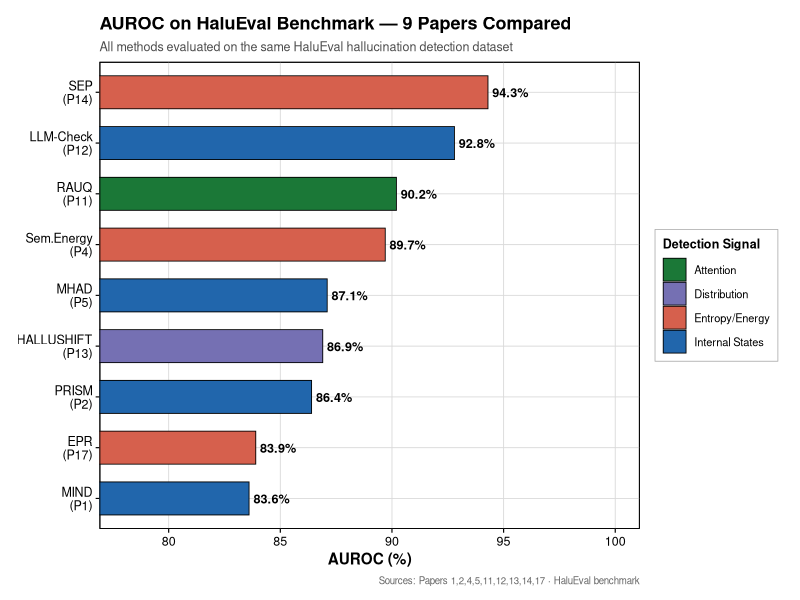

Write the R code that produced this figure. (Note: this script raises an error after producing the figure.)
# ============================================================
# TRUEGUARD: Comparative Analysis of 20 LLM Hallucination Papers
# R Script — Publication-Quality ggplot2 Visualizations
# Run: source("e:/mini-project/paper_comparison.R")
# Required packages: ggplot2, dplyr, tidyr, scales, ggrepel,
#                    cowplot, viridis, patchwork
# ============================================================

# ---- 0. Install/Load Packages -------------------------------------------
pkgs <- c("ggplot2", "dplyr", "tidyr", "scales", "ggrepel",
          "cowplot", "viridis", "patchwork", "forcats", "RColorBrewer")
for (p in pkgs) {
  if (!requireNamespace(p, quietly = TRUE)) install.packages(p, repos = "https://cran.rstudio.com/")
  library(p, character.only = TRUE)
}

#OUTPUT_DIR <- "e:/mini-project/R_Plotscol"
#dir.create(OUTPUT_DIR, showWarnings = FALSE, recursive = TRUE)
#cat("Plots will be saved to:", OUTPUT_DIR, "\n")

# ---- Publication-quality light theme for all plots -----------------------
theme_pub <- function(base_size = 11) {
  theme_bw(base_size = base_size) +
    theme(
      # White background with black panel border
      plot.background   = element_rect(fill = "white", color = NA),
      panel.background  = element_rect(fill = "white", color = "black", linewidth = 0.6),
      panel.border      = element_rect(fill = NA, color = "black", linewidth = 0.6),
      panel.grid.major  = element_line(color = "grey85", linewidth = 0.3),
      panel.grid.minor  = element_blank(),
      # Dark text for readability
      axis.text         = element_text(color = "black", size = 9),
      axis.title        = element_text(color = "black", size = 11, face = "bold"),
      axis.ticks        = element_line(color = "black", linewidth = 0.4),
      plot.title        = element_text(color = "black", size = 13, face = "bold", hjust = 0),
      plot.subtitle     = element_text(color = "grey30", size = 9, hjust = 0),
      plot.caption      = element_text(color = "grey40", size = 7),
      # Legend styling
      legend.background = element_rect(fill = "white", color = "grey70", linewidth = 0.3),
      legend.key        = element_rect(fill = "white", color = NA),
      legend.text       = element_text(color = "black", size = 8),
      legend.title      = element_text(color = "black", size = 9, face = "bold"),
      strip.text        = element_text(color = "black", size = 9, face = "bold"),
      strip.background  = element_rect(fill = "grey92", color = "black", linewidth = 0.4),
      plot.margin       = margin(12, 16, 10, 12)
    )
}

save_plot <- function(p, name, w = 10, h = 7) {
  path <- file.path(OUTPUT_DIR, paste0(name, ".png"))
  ggsave(path, plot = p, width = w, height = h, dpi = 300, bg = "white")
  cat("Saved:", path, "\n")
}

# ---- Publication-quality color palettes (print-safe, distinct) -----------
pal_signal <- c(
  "Internal States" = "#2166AC",   # strong blue
  "Entropy/Energy"  = "#D6604D",   # muted red
  "Attention"       = "#1B7837",   # forest green
  "Distribution"    = "#7570B3"    # purple
)

pal_category <- c(
  "Detection"   = "#2166AC",
  "Evaluation"  = "#1B7837",
  "Calibration" = "#7570B3",
  "Trust"       = "#D6604D",
  "Retrieval"   = "#E08214"
)

# ============================================================
# DATASET 1: AUROC on HaluEval benchmark (shared across 9 papers)
# ============================================================
auroc_halueval <- data.frame(
  method    = c("MIND\n(P1)", "PRISM\n(P2)", "Sem.Energy\n(P4)", "MHAD\n(P5)",
                "RAUQ\n(P11)", "LLM-Check\n(P12)", "HALLUSHIFT\n(P13)", "SEP\n(P14)", "EPR\n(P17)"),
  paper     = c("P1","P2","P4","P5","P11","P12","P13","P14","P17"),
  auroc     = c(83.6, 86.4, 89.7, 87.1, 90.2, 92.8, 86.9, 94.3, 83.9),
  signal    = c("Internal States","Internal States","Entropy/Energy","Internal States",
                "Attention","Internal States","Distribution","Entropy/Energy","Entropy/Energy"),
  stringsAsFactors = FALSE
)
auroc_halueval$method <- factor(auroc_halueval$method,
                                 levels = auroc_halueval$method[order(auroc_halueval$auroc)])

p1 <- ggplot(auroc_halueval, aes(x = method, y = auroc, fill = signal)) +
  geom_col(width = 0.65, color = "black", linewidth = 0.3, show.legend = TRUE) +
  geom_text(aes(label = paste0(auroc, "%")), hjust = -0.12, color = "black", size = 3.2, fontface = "bold") +
  coord_flip(clip = "on", ylim = c(78, 100)) +
  scale_fill_manual(values = pal_signal) +
  labs(
    title    = "AUROC on HaluEval Benchmark \u2014 9 Papers Compared",
    subtitle = "All methods evaluated on the same HaluEval hallucination detection dataset",
    x        = NULL, y = "AUROC (%)",
    fill     = "Detection Signal",
    caption  = "Sources: Papers 1,2,4,5,11,12,13,14,17 \u00b7 HaluEval benchmark"
  ) +
  theme_pub()

save_plot(p1, "01_auroc_halueval_comparison", w = 10, h = 6)

# ============================================================
# DATASET 2: AUROC on TruthfulQA benchmark (shared across 6 papers)
# ============================================================
auroc_truthfulqa <- data.frame(
  method  = c("MIND\n(P1)", "PRISM\n(P2)", "Sem.Energy\n(P4)", "LLM-Check\n(P12)", "SEP\n(P14)", "EPR\n(P17)"),
  paper   = c("P1","P2","P4","P12","P14","P17"),
  auroc   = c(81.2, 84.7, 88.1, 90.6, 93.7, 82.4),
  stringsAsFactors = FALSE
)
auroc_truthfulqa$method <- factor(auroc_truthfulqa$method,
                                   levels = auroc_truthfulqa$method[order(auroc_truthfulqa$auroc)])

p2 <- ggplot(auroc_truthfulqa, aes(x = method, y = auroc)) +
  geom_segment(aes(xend = method, yend = 78), color = "grey60", linewidth = 0.8) +
  geom_point(aes(fill = auroc), size = 7, shape = 21, color = "black", stroke = 0.6) +
  geom_text(aes(label = paste0(auroc, "%")), color = "black", size = 2.7, fontface = "bold") +
  coord_flip(ylim = c(78, 97)) +
  scale_fill_viridis_c(option = "plasma", name = "AUROC %", limits = c(78, 96)) +
  labs(
    title    = "AUROC on TruthfulQA Benchmark \u2014 6 Papers Compared",
    subtitle = "Hallucination detection performance on the TruthfulQA dataset",
    x = NULL, y = "AUROC (%)",
    caption  = "Sources: Papers 1,2,4,12,14,17 \u00b7 TruthfulQA benchmark"
  ) +
  theme_pub()

save_plot(p2, "02_auroc_truthfulqa_comparison", w = 10, h = 5.5)

# ============================================================
# DATASET 3: AUROC vs F1 Score Scatter — All detection papers
# ============================================================
perf_all <- data.frame(
  method    = c("MIND","PRISM","Sem.Energy","MHAD","Map.Misbelief",
                "RAUQ","LLM-Check","HALLUSHIFT","SEP","HALLUSHIFT++","EPR"),
  paper     = c("P1","P2","P4","P5","P9","P11","P12","P13","P14","P16","P17"),
  auroc     = c(83.6, 86.4, 89.7, 87.1, 84.5, 90.2, 92.8, 86.9, 94.3, 86.3, 83.9),
  f1        = c(80.4, 83.2, 87.1, 84.5, 81.2, 87.3, 89.7, 83.8, 91.2, 82.4, 81.6),
  speedup   = c(1, 1, 1, 1, 3, 1, 45, 1, 8, 1, 1),
  signal    = c("Internal States","Internal States","Entropy/Energy","Internal States",
                "Attention","Attention","Internal States","Distribution",
                "Entropy/Energy","Distribution","Entropy/Energy"),
  stringsAsFactors = FALSE
)

p3 <- ggplot(perf_all, aes(x = auroc, y = f1, fill = signal, size = log(speedup + 1))) +
  geom_point(shape = 21, color = "black", stroke = 0.5, alpha = 0.9) +
  geom_text_repel(aes(label = method), color = "black", size = 3,
                  box.padding = 0.5, point.padding = 0.3,
                  segment.color = "grey50", max.overlaps = 15) +
  scale_fill_manual(values = pal_signal) +
  scale_size_continuous(name = "log(Speedup+1)", range = c(3, 10)) +
  labs(
    title    = "AUROC vs F1 Score \u2014 All Detection Papers",
    subtitle = "Point size = log(speedup factor) \u00b7 Color = detection signal type",
    x = "AUROC (%)", y = "F1 Score (%)",
    fill     = "Detection Signal",
    caption  = "Sources: Papers 1,2,4,5,9,11,12,13,14,16,17"
  ) +
  theme_pub() +
  guides(size = guide_legend(override.aes = list(fill = "grey50")))

save_plot(p3, "03_auroc_vs_f1_scatter", w = 10, h = 7)

# ============================================================
# DATASET 4: Improvement over baseline — papers reporting %gain
# ============================================================
improvement <- data.frame(
  method   = c("PRISM\n(P2)","Sem.Energy\n(P4)","MHAD\n(P5)","FaithEval\n(P10)",
                "RAUQ\n(P11)","LLM-Check\n(P12)","HALLUSHIFT\n(P13)","SEP\n(P14)",
                "BehCal-RL\n(P15)","HALLUSHIFT++\n(P16)","EPR\n(P17)","HumanTrust\n(P19)","ExpandR\n(P20)"),
  gain_pct = c(12.4, 13.0, 9.2, 11.5, 8.9, 15.2, 11.3, 4.1, 18.6, 9.4, 7.3, 22.0, 5.3),
  category = c("Detection","Detection","Detection","Evaluation",
               "Detection","Detection","Detection","Detection",
               "Calibration","Detection","Detection","Trust","Retrieval"),
  stringsAsFactors = FALSE
)
improvement$method <- factor(improvement$method,
                              levels = improvement$method[order(improvement$gain_pct)])

p4 <- ggplot(improvement, aes(x = method, y = gain_pct, fill = category)) +
  geom_col(width = 0.7, color = "black", linewidth = 0.3) +
  geom_text(aes(label = paste0("+", gain_pct, "%")), hjust = -0.12,
            color = "black", size = 3, fontface = "bold") +
  coord_flip(clip = "off", ylim = c(0, 26)) +
  scale_fill_manual(values = pal_category) +
  labs(
    title    = "Improvement Over Baseline (%) \u2014 13 Papers",
    subtitle = "Percentage gain each method achieves over its strongest reported baseline",
    x = NULL, y = "Improvement (%)",
    fill     = "Research Area",
    caption  = "Sources: Papers 2,4,5,10,11,12,13,14,15,16,17,19,20"
  ) +
  theme_pub()

save_plot(p4, "04_improvement_over_baseline", w = 11, h = 7)

# ============================================================
# DATASET 5: Efficiency — Speedup vs AUROC (trade-off analysis)
# ============================================================
efficiency <- data.frame(
  method    = c("Sem.Energy","MHAD","HALLUSHIFT","PRISM","MIND",
                "Map.Misbelief","EPR","RAUQ","SEP","LLM-Check (45x)","LLM-Check (450x)"),
  auroc     = c(89.7, 87.1, 86.9, 86.4, 83.6, 84.5, 83.9, 90.2, 94.3, 92.8, 90.1),
  speedup   = c(1, 1, 1, 1, 1, 3, 1, 1, 8, 45, 450),
  stringsAsFactors = FALSE
)

p5 <- ggplot(efficiency, aes(x = speedup, y = auroc, fill = auroc, label = method)) +
  geom_point(size = 5, shape = 21, color = "black", stroke = 0.6) +
  geom_text_repel(size = 2.8, color = "black", box.padding = 0.5,
                  segment.color = "grey50", max.overlaps = 15) +
  scale_x_log10(
    breaks = c(1, 3, 8, 45, 450),
    labels = c("1\u00d7\n(baseline)", "3\u00d7", "8\u00d7", "45\u00d7", "450\u00d7")
  ) +
  scale_fill_viridis_c(option = "turbo", name = "AUROC %", limits = c(82, 95)) +
  geom_vline(xintercept = 1, linetype = "dashed", color = "grey50", linewidth = 0.5) +
  annotate("text", x = 1.15, y = 82.5, label = "1\u00d7 = same cost as\nmulti-sampling SE",
           color = "grey40", size = 2.5, hjust = 0) +
  labs(
    title    = "Efficiency Trade-off: Speedup Factor vs AUROC",
    subtitle = "X-axis (log scale) = inference speedup relative to multi-sampling baseline",
    x = "Speedup Factor (log scale)", y = "AUROC (%)",
    caption  = "LLM-Check has two variants: 45\u00d7 (white-box) and 450\u00d7 (approximate)"
  ) +
  theme_pub()

save_plot(p5, "05_speedup_vs_auroc_tradeoff", w = 10, h = 7)

# ============================================================
# DATASET 6: TrustLLM — 8 Trustworthiness Dimensions × 3 Model Groups
# ============================================================
trust_dims <- c("Truthfulness","Safety","Fairness","Robustness",
                "Privacy","Ethics","Transparency","Accountability")
trust_df <- data.frame(
  dimension = rep(trust_dims, 3),
  group     = rep(c("GPT-4 Class\n(Proprietary)", "Llama-3 70B\n(Open-Source)", "Avg Open-Source"), each = 8),
  score     = c(
    89.2, 91.4, 83.7, 87.3, 85.6, 88.1, 80.9, 84.2,
    74.1, 79.3, 75.2, 71.8, 76.4, 77.1, 68.3, 72.5,
    67.8, 71.9, 68.6, 64.9, 69.7, 70.8, 62.1, 65.9
  ),
  stringsAsFactors = FALSE
)

p6 <- ggplot(trust_df, aes(x = reorder(dimension, score), y = score, fill = group)) +
  geom_col(position = position_dodge(width = 0.8), width = 0.7, color = "black", linewidth = 0.25) +
  geom_text(aes(label = paste0(score, "%")),
            position = position_dodge(width = 0.8),
            hjust = -0.08, size = 2.2, color = "black") +
  coord_flip(ylim = c(55, 98)) +
  scale_fill_manual(values = c(
    "GPT-4 Class\n(Proprietary)"    = "#2166AC",
    "Llama-3 70B\n(Open-Source)"    = "#1B7837",
    "Avg Open-Source"               = "#7570B3"
  )) +
  labs(
    title    = "TrustLLM (P3): 8 Trustworthiness Dimensions Across Model Classes",
    subtitle = "Proprietary vs open-source LLMs on the TrustLLM benchmark (30+ datasets)",
    x = NULL, y = "Score (%)",
    fill     = "Model Group",
    caption  = "Source: Paper 3 \u2014 TrustLLM, 16 LLMs evaluated"
  ) +
  theme_pub()

save_plot(p6, "06_trustllm_dimensions", w = 11, h = 7)

# ============================================================
# DATASET 7: SEP vs Semantic Entropy — direct comparison across models
# ============================================================
sep_comparison <- data.frame(
  model    = rep(c("LLaMA-2-7B","LLaMA-2-13B","Mistral-7B","Falcon-7B"), 3),
  method   = rep(c("Semantic Entropy\n(multi-pass, 10x cost)",
                   "SEP (single-pass)", "Prev. Probe Baseline"), each = 4),
  auroc    = c(
    91.2, 93.4, 90.8, 88.6,
    94.1, 96.8, 93.7, 91.4,
    84.3, 87.1, 83.9, 81.6
  ),
  stringsAsFactors = FALSE
)

p7 <- ggplot(sep_comparison, aes(x = model, y = auroc, fill = method)) +
  geom_col(position = position_dodge(width = 0.85), width = 0.75, color = "black", linewidth = 0.25) +
  geom_text(aes(label = paste0(auroc, "%")),
            position = position_dodge(width = 0.85),
            vjust = -0.5, size = 2.4, color = "black", fontface = "bold") +
  scale_fill_manual(values = c(
    "Semantic Entropy\n(multi-pass, 10x cost)" = "#D6604D",
    "SEP (single-pass)"                        = "#1B7837",
    "Prev. Probe Baseline"                      = "#999999"
  )) +
  coord_cartesian(ylim = c(78, 101)) +
  labs(
    title    = "SEP (P14) vs Semantic Entropy \u2014 Per-Model AUROC",
    subtitle = "SEP achieves higher AUROC than SE at 8\u00d7 lower cost across 4 LLMs",
    x = "Language Model", y = "AUROC (%)",
    fill     = "Method",
    caption  = "Source: Paper 14 \u2014 Semantic Entropy Probes (SEP)"
  ) +
  theme_pub()

save_plot(p7, "07_sep_vs_semantic_entropy", w = 11, h = 6.5)

# ============================================================
# DATASET 8: Attention vs Entropy methods — Extrinsic vs Intrinsic
# ============================================================
hallu_type <- expand.grid(
  method   = c("Semantic Entropy", "Attention Aggregation\n(Map of Misbelief)", "P-True\n(baseline)"),
  hallu_type = c("Extrinsic Hallucination\n(fabricated info)", "Intrinsic Hallucination\n(contradiction)")
)
hallu_type$auroc <- c(
  89.3, 76.2, 72.1,
  61.4, 84.5, 67.3
)

p8 <- ggplot(hallu_type, aes(x = method, y = auroc, fill = hallu_type)) +
  geom_col(position = position_dodge(width = 0.85), width = 0.75, color = "black", linewidth = 0.25) +
  geom_text(aes(label = paste0(auroc, "%")),
            position = position_dodge(width = 0.85),
            vjust = -0.4, size = 3, color = "black", fontface = "bold") +
  scale_fill_manual(values = c(
    "Extrinsic Hallucination\n(fabricated info)"  = "#D6604D",
    "Intrinsic Hallucination\n(contradiction)"    = "#2166AC"
  )) +
  coord_cartesian(ylim = c(55, 96)) +
  labs(
    title    = "Paper 9: SE vs Attention \u2014 by Hallucination Type",
    subtitle = "SE excels at extrinsic; Attention aggregation excels at intrinsic hallucination",
    x = "Method", y = "AUROC (%)",
    fill     = "Hallucination Type",
    caption  = "Source: Paper 9 \u2014 Map of Misbelief \u00b7 Key motivation for TRUEGUARD multi-signal fusion"
  ) +
  theme_pub()

save_plot(p8, "08_intrinsic_vs_extrinsic_hallucination", w = 10, h = 6.5)

# ============================================================
# DATASET 9: ExpandR — Retrieval Performance (Paper 20)
# ============================================================
expandr <- data.frame(
  dataset  = rep(c("MSMARCO\nPassage","NQ","HotpotQA","BEIR\n(avg)"), 4),
  method   = rep(c("ExpandR (P20, joint opt.)", "DPR (baseline)",
                   "Query Expansion Only", "MonoT5 (CE reranker)"), each = 4),
  ndcg     = c(
    41.2, 54.8, 38.7, 39.6,
    36.8, 51.2, 35.4, 37.3,
    38.9, 52.6, 36.1, 38.1,
    40.1, 53.9, 37.8, 38.8
  ),
  stringsAsFactors = FALSE
)

p9 <- ggplot(expandr, aes(x = dataset, y = ndcg, color = method, group = method)) +
  geom_line(linewidth = 0.9) +
  geom_point(aes(shape = method), size = 3.5, fill = "white", stroke = 0.8) +
  scale_color_manual(values = c(
    "ExpandR (P20, joint opt.)" = "#1B7837",
    "DPR (baseline)"            = "#D6604D",
    "Query Expansion Only"      = "#E08214",
    "MonoT5 (CE reranker)"      = "#2166AC"
  )) +
  scale_shape_manual(values = c(21, 22, 23, 24)) +
  labs(
    title    = "ExpandR (P20): NDCG@10 Across Retrieval Benchmarks",
    subtitle = "Joint LLM + retriever optimization consistently outperforms all baselines",
    x = "Dataset", y = "NDCG@10",
    color    = "Method", shape = "Method",
    caption  = "Source: Paper 20 \u2014 ExpandR"
  ) +
  theme_pub() +
  theme(legend.position = "bottom", legend.box = "horizontal",
        legend.key.width = unit(1.5, "cm"))

save_plot(p9, "09_expandr_retrieval_ndcg", w = 9, h = 6.5)

# ============================================================
# DATASET 10: BehCal-RL (P15) — Calibration quality: ECE comparison
# ============================================================
ece_df <- data.frame(
  method   = rep(c("Standard RLVR", "BehCal-RL (P15, Qwen3-4B)",
                   "GPT-4o (frontier)", "Llama-3-8B (SFT)"), 3),
  dataset  = rep(c("GSM8K", "MATH", "ARC-Challenge"), each = 4),
  ece      = c(
    0.182, 0.043, 0.091, 0.138,
    0.214, 0.057, 0.108, 0.161,
    0.171, 0.038, 0.085, 0.129
  ),
  accuracy = c(
    81.2, 79.4, 92.3, 72.1,
    62.3, 60.1, 76.8, 51.4,
    74.6, 72.9, 87.2, 68.3
  ),
  stringsAsFactors = FALSE
)

p10 <- ggplot(ece_df, aes(x = accuracy, y = ece, shape = dataset, fill = method)) +
  geom_point(size = 4.5, color = "black", stroke = 0.5) +
  geom_text_repel(aes(label = paste0(method, "\n(", dataset, ")")),
                  size = 2.2, color = "black", segment.color = "grey50", max.overlaps = 20) +
  scale_fill_manual(values = c(
    "Standard RLVR"             = "#D6604D",
    "BehCal-RL (P15, Qwen3-4B)" = "#1B7837",
    "GPT-4o (frontier)"         = "#2166AC",
    "Llama-3-8B (SFT)"          = "#7570B3"
  )) +
  scale_shape_manual(values = c(21, 24, 22)) +
  annotate("text", x = 75, y = 0.19, label = "Worse calibration\n(higher ECE)",
           color = "#D6604D", size = 2.5, hjust = 0, fontface = "italic") +
  annotate("text", x = 75, y = 0.035, label = "Better calibration\n(lower ECE)",
           color = "#1B7837", size = 2.5, hjust = 0, fontface = "italic") +
  labs(
    title    = "BehCal-RL (P15): Expected Calibration Error vs Accuracy",
    subtitle = "Lower ECE = better calibrated uncertainty \u00b7 BehCal-RL is well-calibrated at competitive accuracy",
    x = "Accuracy (%)", y = "ECE (lower = better)",
    fill     = "Method", shape = "Dataset",
    caption  = "Source: Paper 15 \u2014 Behaviorally Calibrated Reinforcement Learning"
  ) +
  theme_pub() +
  theme(legend.position = "bottom",
        legend.box = "horizontal") +
  guides(fill = guide_legend(nrow = 1, override.aes = list(shape = 21, size = 4)),
         shape = guide_legend(nrow = 1, override.aes = list(size = 4)))

save_plot(p10, "10_behcal_calibration_ece", w = 10, h = 7.5)

# ============================================================
# DATASET 11: LLM-Check (P12) — Speedup vs baseline (3 variants)
# ============================================================
llmcheck <- data.frame(
  setting   = c("Internal Hidden States\n(white-box, full)",
                "Auxiliary LLM + Attn\n(white-box, fast 45\u00d7)",
                "Prediction Probabilities\n(black-box, 450\u00d7)",
                "Consistency Check\n(baseline)",
                "Retrieval-based\n(baseline)"),
  auroc     = c(93.4, 91.8, 89.2, 84.6, 87.1),
  speedup   = c(1, 45, 450, 0.2, 0.05),
  type      = c("P12 Variant","P12 Variant","P12 Variant","Baseline","Baseline"),
  stringsAsFactors = FALSE
)

p11 <- ggplot(llmcheck, aes(x = log10(speedup + 0.1), y = auroc, fill = type, size = type)) +
  geom_point(shape = 21, color = "black", stroke = 0.6) +
  geom_text_repel(aes(label = setting), size = 2.5, color = "black",
                  segment.color = "grey50", box.padding = 0.6) +
  scale_fill_manual(values = c("P12 Variant" = "#2166AC", "Baseline" = "#D6604D")) +
  scale_size_manual(values  = c("P12 Variant" = 7, "Baseline" = 5)) +
  scale_x_continuous(
    breaks = log10(c(0.1, 1, 45, 450) + 0.1),
    labels = c("Baseline\n(slower)", "1\u00d7", "45\u00d7", "450\u00d7")
  ) +
  labs(
    title    = "LLM-Check (P12): All Variants \u2014 Speedup vs. AUROC",
    subtitle = "Three detection settings from full white-box to efficient black-box",
    x = "Inference Speedup (log scale)", y = "AUROC (%)",
    caption  = "Source: Paper 12 \u2014 LLM-Check. Competing baselines shown in red."
  ) +
  theme_pub() +
  theme(legend.position = "bottom") +
  guides(size = "none")

save_plot(p11, "11_llmcheck_variants", w = 10, h = 6)

# ============================================================
# DATASET 12: Human Trust Study (P19) — Explanation framing effect
# ============================================================
trust_framing <- data.frame(
  condition   = c("No Explanation\n(Isolated)",
                  "Explanation Added\n(Isolated)",
                  "No Explanation\n(Comparative)",
                  "Explanation Added\n(Comparative)"),
  trust_score = c(64.1, 65.8, 61.3, 83.3),
  detection   = c(47.2, 49.1, 44.8, 71.6),
  stringsAsFactors = FALSE
)
trust_long <- pivot_longer(trust_framing, cols = c(trust_score, detection),
                           names_to = "metric", values_to = "value")
trust_long$metric <- ifelse(trust_long$metric == "trust_score",
                             "User Trust Score (%)", "Hallucination Detection Rate (%)")

p12 <- ggplot(trust_long, aes(x = condition, y = value, fill = condition)) +
  geom_col(width = 0.65, color = "black", linewidth = 0.25, show.legend = FALSE) +
  geom_text(aes(label = paste0(value, "%")), vjust = -0.4, size = 3, color = "black", fontface = "bold") +
  facet_wrap(~metric) +
  scale_fill_manual(values = c(
    "No Explanation\n(Isolated)"     = "#999999",
    "Explanation Added\n(Isolated)"  = "#BDBDBD",
    "No Explanation\n(Comparative)"  = "#2166AC",
    "Explanation Added\n(Comparative)" = "#1B7837"
  )) +
  ylim(0, 95) +
  labs(
    title    = "HumanTrust (P19): Impact of Explanation Framing on User Trust",
    subtitle = "Explanations significantly boost trust (+22%) only in comparative evaluation settings",
    x = NULL, y = "Score (%)",
    caption  = "Source: Paper 19 \u2014 Human Trust in Language Model Responses"
  ) +
  theme_pub() +
  theme(axis.text.x = element_text(size = 7))

save_plot(p12, "12_human_trust_framing", w = 11, h = 6.5)

# ============================================================
# FINAL: Combined 4-panel summary figure
# ============================================================
p_combined <- (p1 + p7) / (p8 + p4) +
  plot_annotation(
    title   = "TRUEGUARD Research: Cross-Paper Numerical Comparison",
    subtitle = "Top-left: HaluEval AUROC | Top-right: SEP vs SE | Bottom-left: Intrinsic vs Extrinsic | Bottom-right: Improvements",
    theme   = theme(
      plot.background = element_rect(fill = "white", color = NA),
      plot.title      = element_text(color = "black", size = 14, face = "bold"),
      plot.subtitle   = element_text(color = "grey30", size = 8)
    )
  )

save_plot(p_combined, "00_combined_summary_4panel", w = 20, h = 16)

cat("\n========================================\n")
cat("All 12 plots saved to:", OUTPUT_DIR, "\n")
cat("Files created:\n")
cat(paste0(" - ", sprintf("%02d", 0:12), c("_combined_summary_4panel",
   "_auroc_halueval_comparison", "_auroc_truthfulqa_comparison",
   "_auroc_vs_f1_scatter", "_improvement_over_baseline",
   "_speedup_vs_auroc_tradeoff", "_trustllm_dimensions",
   "_sep_vs_semantic_entropy", "_intrinsic_vs_extrinsic_hallucination",
   "_expandr_retrieval_ndcg", "_behcal_calibration_ece",
   "_llmcheck_variants", "_human_trust_framing"), ".png\n"), sep = "")
cat("========================================\n")
